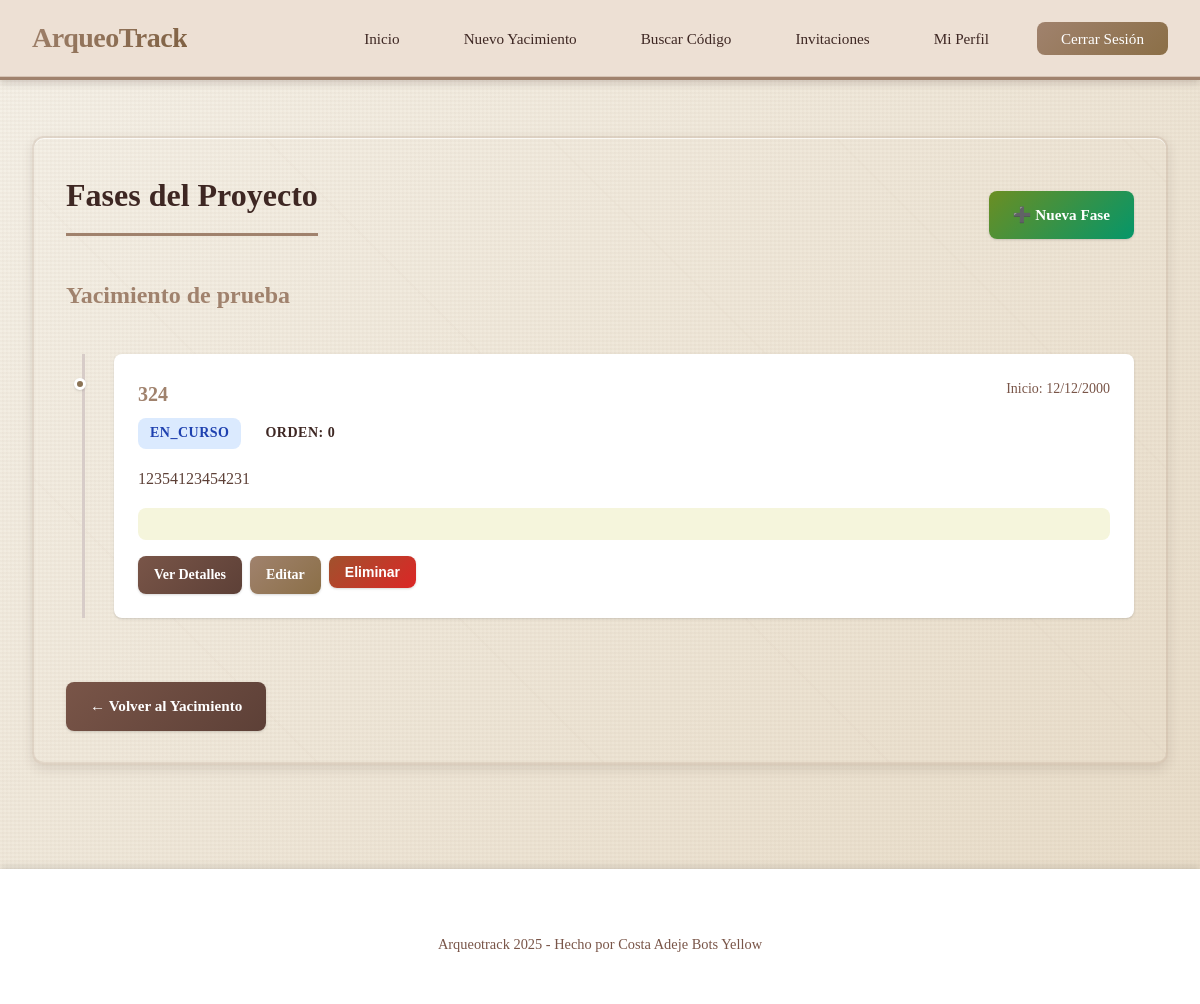
Screenshot of /yacimiento/1/fases (signed in) with the database file from the repository.
### app/models/yacimiento.py (models this page shows, shortened)
class Yacimiento(db.Model):
    __tablename__ = 'yacimientos'
    id = db.Column(db.Integer, primary_key=True)
    user_id = db.Column(db.Integer, db.ForeignKey('usuarios.id'), nullable=False, index=True)
    nombre = db.Column(db.String(200), nullable=False)
    ubicacion = db.Column(db.String(300))
    descripcion = db.Column(db.Text)
    lat = db.Column(db.Float)
    lng = db.Column(db.Float)
    polygon_geojson = db.Column(db.Text)  # GeoJSON del polígono (almacenado como texto)
    area_m2 = db.Column(db.Float)  # Área en metros cuadrados
    altitud_media = db.Column(db.Float)
    responsable = db.Column(db.String(100))
    fecha_inicio = db.Column(db.Date)
    fecha_fin = db.Column(db.Date)
    fecha_creacion = db.Column(db.DateTime, default=datetime.utcnow, nullable=False)
    fecha_actualizacion = db.Column(db.DateTime, default=datetime.utcnow, onupdate=datetime.utcnow)
    propietario = db.relationship(
        'Usuario',
        back_populates='yacimientos'
    )
    hallazgos = db.relationship(
        'Hallazgo',
        back_populates='yacimiento',
        cascade='all, delete-orphan',
        lazy='dynamic'
    )
    sectores = db.relationship(
        'Sector',
        back_populates='yacimiento',
        cascade='all, delete-orphan',
        lazy='dynamic'
    )
    fases = db.relationship(
        'FaseProyecto',
        back_populates='yacimiento',
        cascade='all, delete-orphan',
        lazy='dynamic',
        order_by='FaseProyecto.orden'
    )
    eventos = db.relationship(
        'Evento',
        back_populates='yacimiento',
        cascade='all, delete-orphan',
        lazy='dynamic',
        order_by='Evento.fecha.desc()'
    )
    invitaciones = db.relationship(
        'Invitacion',
        back_populates='yacimiento',
        cascade='all, delete-orphan',
        lazy='dynamic'
    )
    __table_args__ = (
        db.Index('idx_yacimientos_user_fecha', 'user_id', 'fecha_creacion'),
    )

### app/models/fase.py (models this page shows, shortened)
class FaseProyecto(db.Model):
    __tablename__ = 'fases_proyecto'
    id = db.Column(db.Integer, primary_key=True)
    yacimiento_id = db.Column(db.Integer, db.ForeignKey('yacimientos.id'), nullable=False, index=True)
    responsable_id = db.Column(db.Integer, db.ForeignKey('usuarios.id'))
    nombre = db.Column(db.String(100), nullable=False)
    descripcion = db.Column(db.Text)
    estado = db.Column(db.String(50), default='planificada')  # planificada, en_curso, finalizada
    orden = db.Column(db.Integer, default=0)
    fecha_inicio = db.Column(db.Date)
    fecha_fin = db.Column(db.Date)
    objetivos = db.Column(db.Text)
    metodologia = db.Column(db.Text)
    recursos_necesarios = db.Column(db.Text)
    resultados_esperados = db.Column(db.Text)
    presupuesto = db.Column(db.Float)
    equipo_participante = db.Column(db.Text)
    notas = db.Column(db.Text)
    fecha_creacion = db.Column(db.DateTime, default=datetime.utcnow, nullable=False)
    yacimiento = db.relationship(
        'Yacimiento',
        back_populates='fases'
    )
    responsable = db.relationship(
        'Usuario',
        back_populates='fases_responsable',
        foreign_keys=[responsable_id]
    )
    eventos = db.relationship(
        'Evento',
        back_populates='fase',
        cascade='all, delete-orphan',
        lazy='dynamic'
    )
    __table_args__ = (
        db.Index('idx_fases_yacimiento_orden', 'yacimiento_id', 'orden'),
    )

### app/blueprints/fase.py (the view)
@fase_bp.route('/yacimiento/<int:yacimiento_id>/fases')
@login_required
def listar(yacimiento_id):
    yacimiento = Yacimiento.query.get_or_404(yacimiento_id)
    puede_ver, _ = current_user.has_permission(yacimiento_id, 'read')
    if not puede_ver:
        abort(403)
    fases = FaseProyecto.query.filter_by(yacimiento_id=yacimiento_id).order_by(FaseProyecto.orden).all()
    return render_template(
        'fases/listar.html',
        yacimiento=yacimiento,
        fases=fases
    )

### app/models/user.py (called while the page is built)
    def has_permission(self, yacimiento_id, permission):
        from app.models.invitacion import Invitacion
        from app.models.yacimiento import Yacimiento
        yacimiento = Yacimiento.query.get(yacimiento_id)
        if not yacimiento:
            return False, None
        if self.id == yacimiento.user_id:
            return True, 'propietario'
        invitacion = Invitacion.query.filter_by(
            yacimiento_id=yacimiento_id,
            invitado_id=self.id,
            estado='aceptada'
        ).first()
        if not invitacion:
            return False, None
        tiene_permiso = tiene_permiso_rol(invitacion.rol, permission)
        return tiene_permiso, invitacion.rol

### app/utils.py (called while the page is built)
def normalizar_permiso(permission):
    return PERMISOS_ACCION.get(permission, permission)

def permisos_rol(rol):
    return ROLES_PERMISOS.get(rol, set())

def tiene_permiso_rol(rol, permission):
    permiso = normalizar_permiso(permission)
    permisos = permisos_rol(rol)
    return permiso in permisos or 'manage' in permisos

### templates/fases/listar.html (shortened to what this page needs)
{% extends "base.html" %}
{% block content %}
<div class="main-content">
    <div class="card">
        <div style="display: flex; justify-content: space-between; align-items: center; flex-wrap: wrap; gap: 1rem;">
            <h1>Fases del Proyecto</h1>
            <a href="/yacimiento/{{ yacimiento.id }}/fases/nueva" class="btn btn-success">➕ Nueva Fase</a>
        </div>
        <h2 style="color: var(--primary-color); border: none; margin-top: 1rem;">{{ yacimiento.nombre }}</h2>
        {% if fases %}
            <div class="timeline-container" style="position: relative; padding-left: 3rem; margin-top: 2rem;">
                <div class="timeline-line" style="position: absolute; left: 1rem; top: 0; bottom: 0; width: 3px; background: var(--border-color);"></div>
                {% for fase in fases %}
                    <div class="timeline-event" style="position: relative; margin-bottom: 2rem; padding: 1.5rem; background: var(--white); border-radius: var(--border-radius); box-shadow: var(--shadow);">
                        <div style="position: absolute; left: -2.5rem; top: 1.5rem; width: 12px; height: 12px; border-radius: 50%; background:
                            {% if fase.estado == 'finalizada' %}var(--success-color)
                            {% elif fase.estado == 'en_curso' %}var(--info-color)
                            {% else %}var(--warning-color){% endif %};
                            border: 3px solid var(--white); box-shadow: var(--shadow);"></div>
                        <div style="display: flex; justify-content: space-between; align-items: start; flex-wrap: wrap; gap: 1rem; margin-bottom: 1rem;">
                            <div>
                                <h3 style="color: var(--primary-color); margin: 0 0 0.5rem 0;">{{ fase.nombre }}</h3>
                                <span class="badge badge-{% if fase.estado == 'finalizada' %}success{% elif fase.estado == 'en_curso' %}info{% else %}warning{% endif %}">
                                    {{ fase.estado|upper }}
                                </span>
                                <span class="badge badge-secondary" style="margin-left: 0.5rem;">
                                    Orden: {{ fase.orden }}
                                </span>
                            </div>
                            <div style="text-align: right; color: var(--gray); font-size: var(--font-sm);">
                                {% if fase.fecha_inicio %}
                                    <div>Inicio: {{ fase.fecha_inicio.strftime('%d/%m/%Y') }}</div>
                                {% endif %}
                            </div>
                        </div>
                        {% if fase.descripcion %}
                            <p style="color: var(--dark-secondary); line-height: 1.7; margin: 1rem 0;">
                                {{ fase.descripcion }}
                            </p>
                        {% endif %}
                        <div style="display: grid; grid-template-columns: repeat(auto-fit, minmax(200px, 1fr)); gap: 1rem; margin-top: 1rem; padding: 1rem; background: var(--light-gray); border-radius: var(--border-radius); font-size: var(--font-sm);">
                        </div>
                        <div style="margin-top: 1rem; display: flex; gap: 0.5rem; flex-wrap: wrap;">
                            <a href="/fase/{{ fase.id }}" class="btn btn-secondary" style="padding: 0.5rem 1rem; font-size: var(--font-sm);">Ver Detalles</a>
                            <a href="/editar_fase/{{ fase.id }}" class="btn" style="padding: 0.5rem 1rem; font-size: var(--font-sm);">Editar</a>
                            <form method="POST" action="/eliminar_fase/{{ fase.id }}" style="display: inline;" onsubmit="return confirm('¿Eliminar esta fase?');">
                                <button type="submit" class="btn btn-danger" style="padding: 0.5rem 1rem; font-size: var(--font-sm);">Eliminar</button>
                            </form>
                        </div>
                    </div>
                {% endfor %}
            </div>
        {% endif %}
        <a href="/yacimiento/{{ yacimiento.id }}" class="btn btn-secondary" style="margin-top: 2rem;">← Volver al Yacimiento</a>
    </div>
</div>
{% endblock %}

### static/css/styles.css (style rules this page uses)
:root { --primary-color: #a0826d; --primary-dark: #8b6f47; --primary-light: #c9a882; --secondary-color: #7d5e3f; --success-color: #6b8e23; --danger-color: #a0522d; --warning-color: #cd853f; --info-color: #8b7355; --dark: #3e2723; --dark-secondary: #5d4037; --gray: #795548; --light-gray: #f5f5dc; --border-color: #d7ccc8; --white: #ffffff; --bg-color: #faf8f3; --shadow-sm: 0 1px 2px 0 rgba(0, 0, 0, 0.05); --shadow: 0 1px 3px 0 rgba(0, 0, 0, 0.1), 0 1px 2px 0 rgba(0, 0, 0, 0.06); --shadow-md: 0 4px 6px -1px rgba(0, 0, 0, 0.1), 0 2px 4px -1px rgba(0, 0, 0, 0.06); --shadow-lg: 0 10px 15px -3px rgba(0, 0, 0, 0.1), 0 4px 6px -2px rgba(0, 0, 0, 0.05); --shadow-xl: 0 20px 25px -5px rgba(0, 0, 0, 0.1), 0 10px 10px -5px rgba(0, 0, 0, 0.04); --border-radius: 8px; --border-radius-lg: 12px; --space-1: 0.25rem; --space-2: 0.5rem; --space-3: 0.75rem; --space-4: 1rem; --space-5: 1.5rem; --space-6: 2rem; --space-8: 3rem; --font-xs: 0.75rem; --font-sm: 0.875rem; --font-base: 1rem; --font-lg: 1.125rem; --font-xl: 1.25rem; --font-2xl: 1.5rem; --font-3xl: 1.875rem; --font-4xl: 2.25rem; --transition: all 0.3s cubic-bezier(0.4, 0, 0.2, 1); }
* { margin: 0; padding: 0; box-sizing: border-box; }
body { font-family: 'Georgia', 'Palatino', 'Times New Roman', serif; background: var(--bg-color); min-height: 100vh; color: var(--dark); line-height: 1.6; position: relative; }
body::before { content: ''; position: fixed; top: 0; left: 0; width: 100%; height: 100%; background: repeating-linear-gradient(90deg, transparent, transparent 2px, rgba(160, 130, 109, 0.03) 2px, rgba(160, 130, 109, 0.03) 4px), repeating-linear-gradient(0deg, transparent, transparent 2px, rgba(125, 94, 63, 0.03) 2px, rgba(125, 94, 63, 0.03) 4px), linear-gradient(135deg, #f5f1e8 0%, #e8dcc8 100%); z-index: -1; pointer-events: none; }
.main-content, .contenido { max-width: 1400px; margin: 0 auto; padding: var(--space-6); }
.card { background: radial-gradient(circle at 10% 20%, rgba(201, 168, 130, 0.05) 0%, transparent 50%), linear-gradient(135deg, #faf8f3 0%, #f5ebe0 100%); border-radius: var(--border-radius-lg); padding: 2rem; margin: 1.5rem 0; box-shadow: 0 4px 12px rgba(62, 39, 35, 0.12), inset 0 1px 0 rgba(255, 255, 255, 0.7), inset 0 -1px 0 rgba(160, 130, 109, 0.15); border: 2px solid rgba(160, 130, 109, 0.2); background-image: repeating-linear-gradient(45deg, transparent, transparent 200px, rgba(160, 130, 109, 0.02) 200px, rgba(160, 130, 109, 0.02) 202px); transition: var(--transition); }
.card h1 { color: var(--dark); margin-bottom: 1.5rem; font-size: 2rem; font-weight: 800; border-bottom: 3px solid var(--primary-color); padding-bottom: 0.75rem; }
.card h2 { color: var(--dark); margin-bottom: 1.25rem; font-size: 1.5rem; font-weight: 700; border-bottom: 2px solid var(--border-color); padding-bottom: 0.5rem; }
.card h3 { color: var(--dark-secondary); margin: 1rem 0 0.5rem; font-size: 1.25rem; font-weight: 600; }
.btn { display: inline-block; padding: 0.75rem 1.5rem; background: linear-gradient(135deg, var(--primary-color), var(--primary-dark)); color: var(--white); text-decoration: none; border-radius: var(--border-radius); font-weight: 600; font-size: 0.95rem; border: none; cursor: pointer; transition: var(--transition); box-shadow: var(--shadow); text-align: center; }
.btn-secondary { background: linear-gradient(135deg, var(--gray), var(--dark-secondary)); }
.btn-danger { background: linear-gradient(135deg, var(--danger-color), #dc2626); }
.btn-success { background: linear-gradient(135deg, var(--success-color), #059669); }
.timeline-container { position: relative; padding-left: 3rem; margin-top: 2rem; }
.timeline-line { position: absolute; left: 1rem; top: 0; bottom: 0; width: 3px; background: var(--border-color); }
.timeline-event { position: relative; margin-bottom: 2rem; padding: 1.5rem; background: var(--white); border-radius: var(--border-radius); box-shadow: var(--shadow); transition: var(--transition); }
.badge { display: inline-block; padding: 0.25rem 0.75rem; border-radius: var(--border-radius); font-size: var(--font-sm); font-weight: 600; text-transform: uppercase; letter-spacing: 0.5px; }
.badge-info { background: #dbeafe; color: #1e40af; }

### rows the page displays
Yacimiento: nombre "Yacimiento de prueba"
FaseProyecto: nombre "324", estado "EN_CURSO", orden "0", fecha_inicio "12/12/2000", descripcion "12354123454231"
